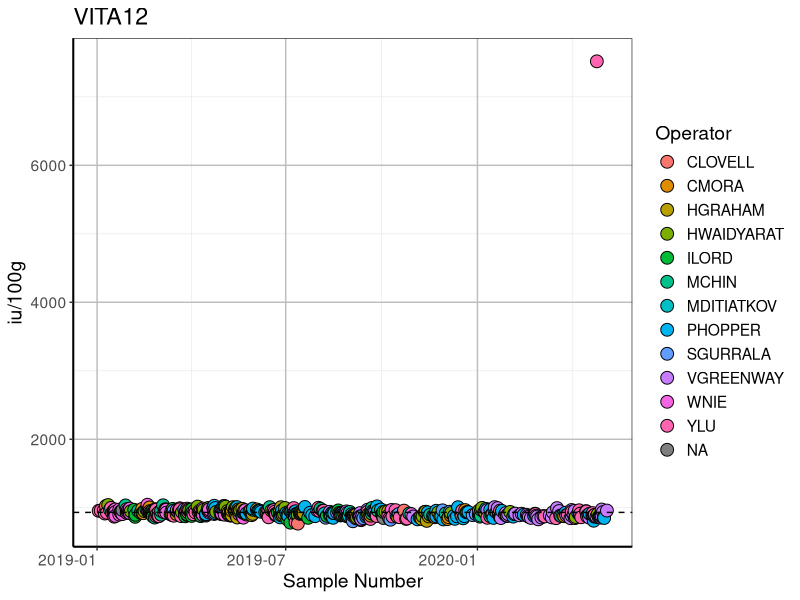
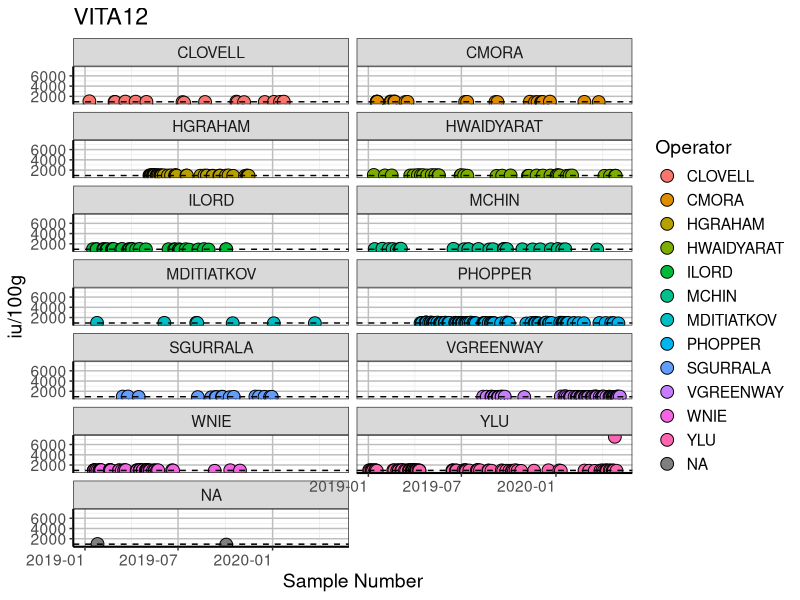
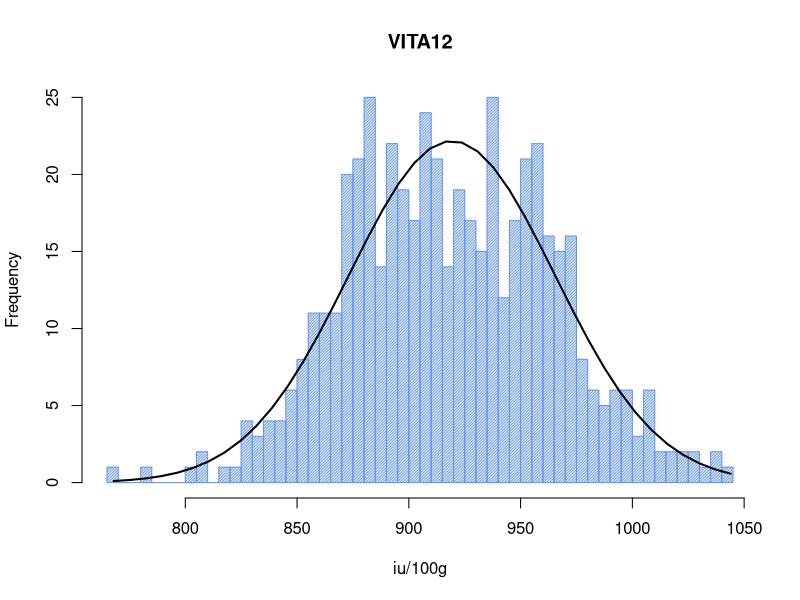

The R script that drew these images, in order:
#### Clean Up environment -----------------------------
rm(list=ls())

#### Packages -----------------------------
library(readxl)
library(tidyverse)
library(here)

#### Functions -----------------------------

shaptest <- function (x) {
        y = shapiro.test(x)
        return(y$p.value)
}

outliers <- function (x, b = FALSE) {
        xx <- sapply(x, as.numeric)
        
        #xx <- sort(xx)
        
        remove_outliers <- function(x, na.rm = TRUE, ...) {
                qnt <- quantile(x, probs=c(.25, .75), na.rm = na.rm, ...)
                H <- 1.5 * IQR(x, na.rm = na.rm)
                y <- x
                y[x < (qnt[1] - H)] <- NA
                y[x > (qnt[2] + H)] <- NA
                y
        }
        
        yy <- remove_outliers(xx)
        ww <- remove_outliers(yy)
        zz <- remove_outliers(ww)
        
        diff.out <- data.frame(xx, yy, ww, zz)
        
        if(b == TRUE){
                boxplot(diff.out)
        }
        
        return(zz)
}

#### Data Input -----------------------------
here::here()
data1 <- read_excel("data/VITA12_SRM.xlsx", 
                    col_types = c("numeric", "date", "text", 
                                  "text", "text", "text", "text", "numeric", 
                                  "text", "text"))

###  Tidying the data affter first screen through the plot ---------------
# data1 <- data1 %>% filter(ENTRY <100) %>%  filter(SAMPLING_POINT == "SRM21O")


### Reducing to the LW control chart limits of 50 data points -------------
# data1 <- tail(data1, 50)

data.in <- data1


#Tidying up column names.
colnames(data1)[1] <- 'Sample'
colnames(data1)[8] <- 'Result'
colnames(data1)[4] <- 'Operator'

testname <- substr(data1$ANALYSIS[1],1,6)
analyte <- data1$REPORTED_NAME[1]
test_units <- tolower(sub("_P_","/",(data1$UNITS[1])))

# checking that only one srm present.
srm_no <- unique(data1$SAMPLING_POINT)
if (length(srm_no) >1){print("More than one SRM present")}

mid_line <- mean(data1$Result)

####### Plot by Operators #######
p <- ggplot(data1, aes(x = LOGIN_DATE,y = Result, fill = Operator)) + 
        geom_point(size=4, alpha = 1, shape=21, colour="black") +
        labs(title = testname, y=test_units, x="Sample Number")+
        geom_hline(yintercept = mid_line, lty=2) +
        theme_bw() +
        theme(panel.grid.major = element_line(size = 0.5, color = "grey"), 
        axis.line = element_line(size = 0.7, color = "black"), 
        text = element_text(size = 14), axis.text.x = element_text(angle = 0, hjust = 1))
p

#ggsave(p, device = NULL, file = paste("~/Documents/GitHub/SRM_Package/graphs/", testname,"_Operators_", Sys.Date(),".png", sep=""))

dev.off()
p + facet_wrap(~ Operator, ncol=2) # individual panels

# ggsave("graphs/Operators_CHLN03.png", width=12, height=8, dpi=100)


### ------------------------------------------------

df4 <- data.in %>% 
        group_by(ASSIGNED_OPERATOR) %>% 
        mutate(outliers(ENTRY)) %>% 
        na.omit() %>% 
        filter(n() > 2) %>% 
        summarise(n=n(), Mean= round(mean(ENTRY),2), SD = round(sd(ENTRY),2), p.Value = round(shaptest(ENTRY),3))
df4

df5 <- data.in %>% 
        group_by(ASSIGNED_OPERATOR) %>% 
        mutate(outliers(ENTRY)) %>% 
        na.omit() %>% 
        filter(n() > 2) 



### Histogram of all data ----------------------------------------------------------------

h <- hist(df5$ENTRY, breaks = 50, density = 50,
          col = "cornflowerblue", xlab = test_units, main = testname) 
xfit <- seq(min(df5$ENTRY), max(df5$ENTRY), length = 40) 
yfit <- dnorm(xfit, mean = mean(df5$ENTRY), sd = sd(df5$ENTRY)) 
yfit <- yfit * diff(h$mids[1:2]) * length(df5$ENTRY) 

lines(xfit, yfit, col = "black", lwd = 2)

### --------------------------------

